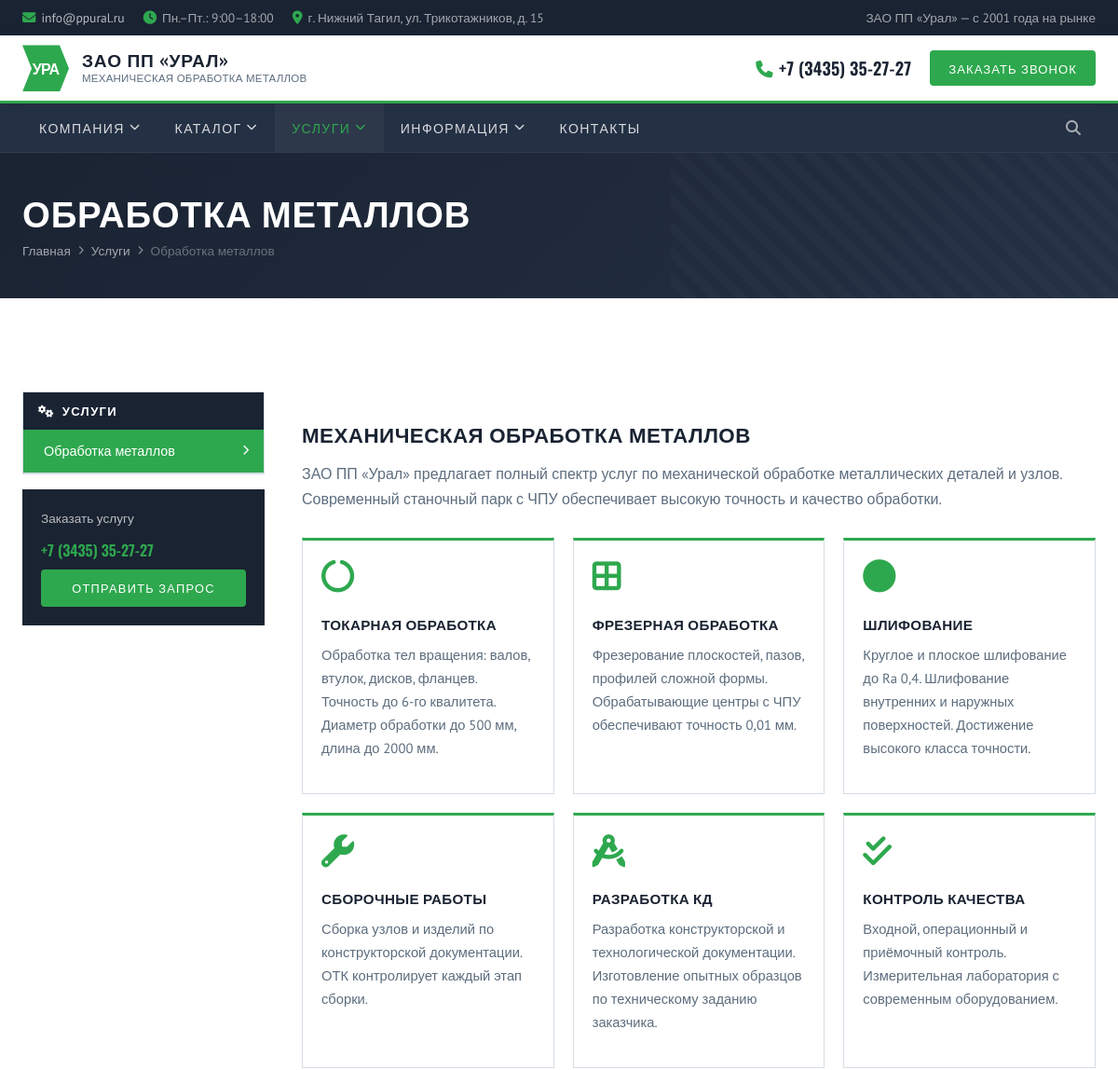
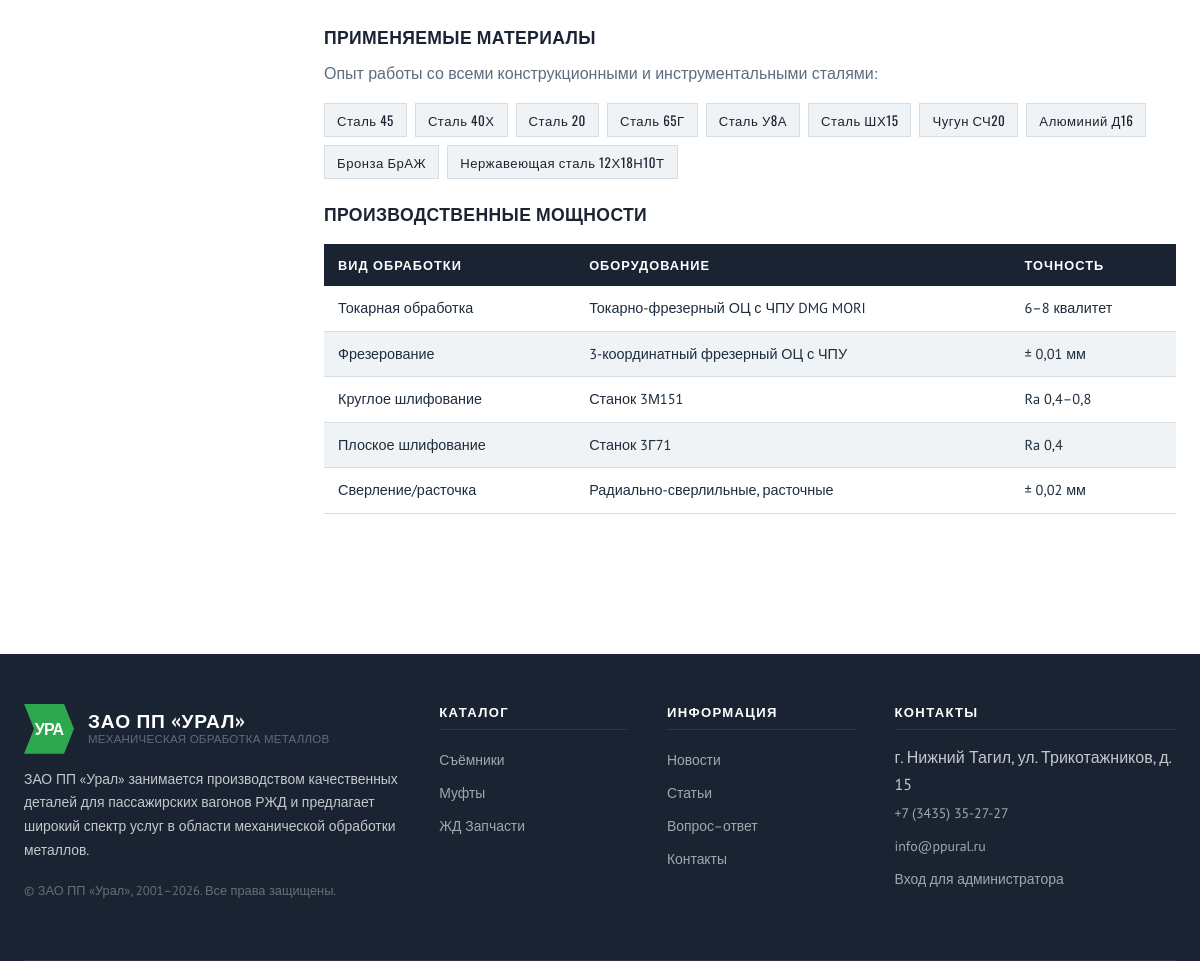
The app's page /services/metalworking/ with its own data (2 pictures, top to bottom).
### tables this page shows
CREATE TABLE categories (
            id INTEGER PRIMARY KEY AUTOINCREMENT,
            name TEXT NOT NULL,
            slug TEXT NOT NULL UNIQUE,
            description TEXT,
            sort_order INTEGER NOT NULL DEFAULT 0,
            is_active INTEGER NOT NULL DEFAULT 1,
            created_at TEXT NOT NULL DEFAULT CURRENT_TIMESTAMP
        );

### app.py (the view)
@app.route('/services/metalworking/')
def services_metalworking():
    return render_template('services/metalworking.html', active='services')

### app.py (called while the page is built)
def get_db():
    if 'db' not in g:
        g.db = sqlite3.connect(DB_PATH)
        g.db.row_factory = sqlite3.Row
    return g.db

def query_db(query, args=(), one=False):
    cur = get_db().execute(query, args)
    rows = cur.fetchall()
    cur.close()
    return (rows[0] if rows else None) if one else rows

@app.context_processor
def inject_globals():
    categories = []
    recent_news = []
    try:
        categories = query_db('SELECT * FROM categories WHERE is_active = 1 ORDER BY sort_order, name')
        recent_news = query_db(
            'SELECT * FROM news WHERE is_published = 1 ORDER BY COALESCE(published_at, created_at) DESC LIMIT 3'
        )
    except sqlite3.OperationalError:
        pass
    return {
        'nav_categories': categories,
        'footer_recent_news': recent_news,
        'is_admin_logged_in': bool(session.get('admin_id')),
    }

### templates/services/metalworking.html (shortened to what this page needs)
{% extends "base.html" %}
{% block content %}
<div class="page-banner">
  <div class="container">
    <h1>Обработка металлов</h1>
    <div class="breadcrumb">
      <a href="{{ url_for('index') }}">Главная</a>
      <i class="fa fa-chevron-right"></i>
      <a href="{{ url_for('services_index') }}">Услуги</a>
      <i class="fa fa-chevron-right"></i>
      <span>Обработка металлов</span>
    </div>
  </div>
</div>
<section class="section">
  <div class="container">
    <div class="page-layout">
      <div class="sidebar">
        <nav class="sidebar-menu">
          <h3><i class="fa fa-cogs" style="margin-right:8px;"></i>Услуги</h3>
          <a href="{{ url_for('services_metalworking') }}" class="active">Обработка металлов <i class="fa fa-chevron-right"></i></a>
        </nav>
        <div style="background: var(--dark); color: white; padding: 20px; margin-top: 16px;">
          <p style="font-size:0.85rem; opacity:0.7; margin-bottom: 10px;">Заказать услугу</p>
          <a href="tel:+73435352727" style="color:var(--green); font-family:var(--font-heading); font-size:1rem; font-weight:600; display:block; margin-bottom:8px;">+7 (3435) 35-27-27</a>
          <a href="{{ url_for('contacts') }}" class="btn-primary" style="font-size:0.8rem;padding:9px 16px;display:block;text-align:center;">Отправить запрос</a>
        </div>
      </div>
      <div class="content-block">
        <h2>Механическая обработка металлов</h2>
        <p>ЗАО ПП «Урал» предлагает полный спектр услуг по механической обработке металлических деталей и узлов. Современный станочный парк с ЧПУ обеспечивает высокую точность и качество обработки.</p>
        <div class="services-grid" style="margin: 28px 0;">
          {% for s in [
            ('fa-circle-notch', 'Токарная обработка', 'Обработка тел вращения: валов, втулок, дисков, фланцев. Точность до 6-го квалитета. Диаметр обработки до 500 мм, длина до 2000 мм.'),
            ('fa-border-all', 'Фрезерная обработка', 'Фрезерование плоскостей, пазов, профилей сложной формы. Обрабатывающие центры с ЧПУ обеспечивают точность 0,01 мм.'),
            ('fa-circle', 'Шлифование', 'Круглое и плоское шлифование до Ra 0,4. Шлифование внутренних и наружных поверхностей. Достижение высокого класса точности.'),
            ('fa-wrench', 'Сборочные работы', 'Сборка узлов и изделий по конструкторской документации. ОТК контролирует каждый этап сборки.'),
            ('fa-drafting-compass', 'Разработка КД', 'Разработка конструкторской и технологической документации. Изготовление опытных образцов по техническому заданию заказчика.'),
            ('fa-check-double', 'Контроль качества', 'Входной, операционный и приёмочный контроль. Измерительная лаборатория с современным оборудованием.'),
          ] %}
          <div class="service-card" style="padding: 20px;">
            <i class="fa {{ s[0] }}"></i>
            <h3 style="font-size:0.95rem;">{{ s[1] }}</h3>
            <p>{{ s[2] }}</p>
          </div>
        </div>
        <h3>Применяемые материалы</h3>
        <p>Опыт работы со всеми конструкционными и инструментальными сталями:</p>
        <div style="display: flex; flex-wrap: wrap; gap: 8px; margin: 12px 0 20px;">
          {% for mat in ['Сталь 45', 'Сталь 40Х', 'Сталь 20', 'Сталь 65Г', 'Сталь У8А', 'Сталь ШХ15', 'Чугун СЧ20', 'Алюминий Д16', 'Бронза БрАЖ', 'Нержавеющая сталь 12Х18Н10Т'] %}
          <span style="background: var(--light-gray); border: 1px solid var(--border); padding: 5px 12px; font-size: 0.82rem; font-family: var(--font-heading); letter-spacing: 0.04em; color: var(--dark);">{{ mat }}</span>
          {% endfor %}
        </div>
        <h3>Производственные мощности</h3>
        <table class="info-table">
          <thead>
            <tr><th>Вид обработки</th><th>Оборудование</th><th>Точность</th></tr>
          </thead>
          <tbody>
            <tr><td>Токарная обработка</td><td>Токарно-фрезерный ОЦ с ЧПУ DMG MORI</td><td>6–8 квалитет</td></tr>
            <tr><td>Фрезерование</td><td>3-координатный фрезерный ОЦ с ЧПУ</td><td>± 0,01 мм</td></tr>
            <tr><td>Круглое шлифование</td><td>Станок 3М151</td><td>Ra 0,4–0,8</td></tr>
            <tr><td>Плоское шлифование</td><td>Станок 3Г71</td><td>Ra 0,4</td></tr>
            <tr><td>Сверление/расточка</td><td>Радиально-сверлильные, расточные</td><td>± 0,02 мм</td></tr>
          </tbody>
        </table>
      </div>
    </div>
  </div>
</section>
{% endblock %}

### templates/base.html (shortened to what this page needs)
<!DOCTYPE html>
<html lang="ru">
<head>
  <link rel="stylesheet" href="https://cdnjs.cloudflare.com/ajax/libs/font-awesome/6.5.0/css/all.min.css">
  <link rel="stylesheet" href="{{ url_for('static', filename='css/style.css') }}">
</head>
<body>
  <div class="header-top">
    <div class="container">
      <div class="header-top-contacts">
        <span><i class="fa fa-envelope"></i><a href="mailto:info@ppural.ru">info@ppural.ru</a></span>
        <span><i class="fa fa-clock"></i> Пн.–Пт.: 9:00–18:00</span>
        <span><i class="fa fa-map-marker-alt"></i> г. Нижний Тагил, ул. Трикотажников, д. 15</span>
      </div>
      <div>
        ЗАО ПП «Урал» — с 2001 года на рынке
      </div>
    </div>
  </div>
  <header class="header-main">
    <div class="container">
      <a href="{{ url_for('index') }}" class="logo">
        <div class="logo-icon"><span>УРА</span></div>
        <div class="logo-text">
          <strong>ЗАО ПП «Урал»</strong>
          <small>Механическая обработка металлов</small>
        </div>
      </a>
      <div class="header-contact">
        <a href="tel:+73435352727" class="header-phone"><i class="fa fa-phone"></i>+7 (3435) 35-27-27</a>
        <button class="btn-callback" onclick="window.location.href='{{ url_for('contacts') }}'">Заказать звонок</button>
      </div>
    </div>
  </header>
  <nav class="navbar">
    <div class="container">
      <ul class="nav-list">
        <li class="nav-item">
          <a href="{{ url_for('company_about') }}" class="nav-link {% if active=='company' %}active{% endif %}">
            Компания <i class="fa fa-chevron-down"></i>
          </a>
        </li>
        <li class="nav-item">
          <a href="{{ url_for('catalog_index') }}" class="nav-link {% if active=='catalog' %}active{% endif %}">
            Каталог <i class="fa fa-chevron-down"></i>
          </a>
        </li>
        <li class="nav-item">
          <a href="{{ url_for('services_index') }}" class="nav-link {% if active=='services' %}active{% endif %}">
            Услуги <i class="fa fa-chevron-down"></i>
          </a>
        </li>
        <li class="nav-item">
          <a href="{{ url_for('info_index') }}" class="nav-link {% if active=='info' %}active{% endif %}">
            Информация <i class="fa fa-chevron-down"></i>
          </a>
        </li>
        <li class="nav-item">
          <a href="{{ url_for('contacts') }}" class="nav-link {% if active=='contacts' %}active{% endif %}">Контакты</a>
        </li>
      </ul>
      <div class="d-flex">
        <a href="{{ url_for('info_news') }}" class="nav-search" title="Новости"><i class="fa fa-search"></i></a>
      </div>
    </div>
  </nav>
  <main>
    {% block content %}{% endblock %}
  </main>
  <footer class="footer">
    <div class="container">
      <div class="footer-grid">
        <div class="footer-brand">
          <a href="{{ url_for('index') }}" class="logo" style="margin-bottom:0;">
            <div class="logo-icon"><span>УРА</span></div>
            <div class="logo-text">
              <strong style="color:white;">ЗАО ПП «Урал»</strong>
              <small>Механическая обработка металлов</small>
            </div>
          </a>
          <p>ЗАО ПП «Урал» занимается производством качественных деталей для пассажирских вагонов РЖД и предлагает широкий спектр услуг в области механической обработки металлов.</p>
          <p style="font-size:0.8rem; opacity:0.45;">© ЗАО ПП «Урал», 2001–2026. Все права защищены.</p>
        </div>
        <div class="footer-col">
          <h4>Каталог</h4>
          {% for category in nav_categories %}
            <a href="{{ url_for('catalog_category', slug=category.slug) }}">{{ category.name }}</a>
          {% endfor %}
        </div>
        <div class="footer-col">
          <h4>Информация</h4>
          <a href="{{ url_for('info_news') }}">Новости</a>
          <a href="{{ url_for('info_articles') }}">Статьи</a>
          <a href="{{ url_for('info_faq') }}">Вопрос–ответ</a>
          <a href="{{ url_for('contacts') }}">Контакты</a>
        </div>
        <div class="footer-col">
          <h4>Контакты</h4>
          <span>г. Нижний Тагил, ул. Трикотажников, д. 15</span>
          <a href="tel:+73435352727">+7 (3435) 35-27-27</a>
          <a href="mailto:info@ppural.ru">info@ppural.ru</a>
          <a href="{{ url_for('admin_login') }}">Вход для администратора</a>
        </div>
      </div>
    </div>
  </footer>
</body>
</html>

### records on screen
categories: name "Съёмники"
categories: name "Муфты"
categories: name "ЖД Запчасти"

### other values on screen
{{ s[1] }} "ТОКАРНАЯ ОБРАБОТКА" "ФРЕЗЕРНАЯ ОБРАБОТКА" "ШЛИФОВАНИЕ" "СБОРОЧНЫЕ РАБОТЫ" "РАЗРАБОТКА КД" "КОНТРОЛЬ КАЧЕСТВА"
{{ s[2] }} "Обработка тел вращения: валов, втулок, дисков, фланцев. Точность до 6-го квалитета. Диаметр обработки до 500 мм, длина до 2000 мм." "Фрезерование плоскостей, пазов, профилей сложной формы. Обрабатывающие центры с ЧПУ обеспечивают точность 0,01 мм." "Круглое и плоское шлифование до Ra 0,4. Шлифование внутренних и наружных поверхностей. Достижение высокого класса точности." "Сборка узлов и изделий по конструкторской документации. ОТК контролирует каждый этап сборки." "Разработка конструкторской и технологической документации. Изготовление опытных образцов по техническому заданию заказчика." "Входной, операционный и приёмочный контроль. Измерительная лаборатория с современным оборудованием."
{{ mat }} "Сталь 45" "Сталь 40Х" "Сталь 20" "Сталь 65Г" "Сталь У8А" "Сталь ШХ15" "Чугун СЧ20" "Алюминий Д16" "Бронза БрАЖ" "Нержавеющая сталь 12Х18Н10Т"
